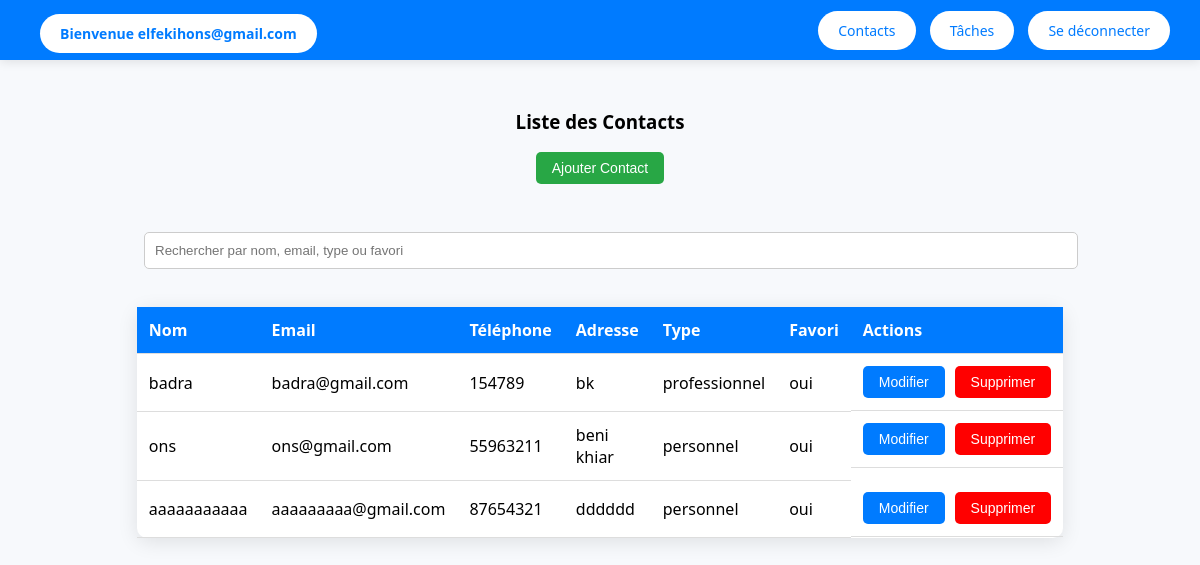
The page /contacts (signed in) on the database its author committed.
### tables this page shows
CREATE TABLE contacts (
    idContact INTEGER PRIMARY KEY AUTOINCREMENT,
    nom TEXT NOT NULL,
    telephone TEXT NOT NULL ,
    email TEXT ,
    adresse TEXT,
    type TEXT CHECK(type IN ('professionnel', 'personnel')),
    favori BOOLEAN DEFAULT 0,
    idUtilisateur INTEGER,
    FOREIGN KEY (idUtilisateur) REFERENCES utilisateurs(idUtilisateur)
);

### app.py (the view)
@app.route("/contacts")
def contacts():
    if "utilisateur_id" not in session:
        return redirect("/login")
    utilisateur_id = session["utilisateur_id"]
    conn = get_db_connection()
    contacts = conn.execute(
        "SELECT * FROM contacts WHERE idUtilisateur = ?",
        (utilisateur_id,)
    ).fetchall()
    nb_personnels = conn.execute(
        "SELECT COUNT(*) FROM contacts WHERE idUtilisateur = ? AND type = 'personnel'",
        (utilisateur_id,)
    ).fetchone()[0]
    nb_professionnels = conn.execute(
        "SELECT COUNT(*) FROM contacts WHERE idUtilisateur = ? AND type = 'professionnel'",
        (utilisateur_id,)
    ).fetchone()[0]
    conn.close()
    return render_template(
        "contacts.html",
        email=session["email"],
        contacts=contacts,
        nb_contacts_personnels=nb_personnels,
        nb_contacts_professionnels=nb_professionnels,
        nb_contacts_total=nb_personnels + nb_professionnels
    )

### app.py (called while the page is built)
def get_db_connection():
    conn = sqlite3.connect("carnet_contactsN.db")
    conn.row_factory = sqlite3.Row
    return conn

### templates/contacts.html (shortened to what this page needs)
<!DOCTYPE html>
<html lang="fr">
<head>
</head>
<body>
    <div class="navbar">
        <h2><a href="/dashboard">Bienvenue {{ email }}</a></h2>
        <div>
            <a href="/contacts">Contacts</a>
            <a href="/taches">Tâches</a>
            <a href="/logout">Se déconnecter</a>
        </div>
    </div>
    <div class="main-content">
        <h3>Liste des Contacts</h3>
        <button class="btn add-contact-btn" id="addContactBtn">Ajouter Contact</button>
<div style="margin-top: 20px; width: 80%;">
    <input type="text" id="searchInput" placeholder="Rechercher par nom, email, type ou favori" style="width: 100%; padding: 10px; border-radius: 5px; border: 1px solid #ccc;">
</div>
        <table>
            <thead>
                <tr>
                    <th>Nom</th>
                    <th>Email</th>
                    <th>Téléphone</th>
                    <th>Adresse</th>
                    <th>Type</th>
                    <th>Favori</th>
                    <th>Actions</th>
                </tr>
            </thead>
            <tbody>
                {% for contact in contacts %}
                    <tr>
                        <td>{{ contact.nom }}</td>
                        <td>{{ contact.email }}</td>
                        <td>{{ contact.telephone }}</td>
                        <td>{{ contact.adresse }}</td>
                        <td>{{ contact.type }}</td>
                        <td>{{ contact.favori }}</td>
                        <td class="action-buttons">
                            <button class="btn" onclick="ouvrirFormulaireModification('{{ contact.idContact }}', '{{ contact.nom }}', '{{ contact.email }}', '{{ contact.telephone }}', '{{ contact.adresse }}', '{{ contact.type }}', '{{ contact.favori }}')">Modifier</button>
                          <button class="btn btn-danger" onclick="confirmerSuppression('{{ contact.idContact }}', '{{ contact.nom }}')">Supprimer</button>
                        </td>
                    </tr>
                {% endfor %}
            </tbody>
        </table>
    </div>
</body>
</html>

### templates/contacts.html (style rules this page uses)
body { margin: 0; font-family: 'Segoe UI', Tahoma, Geneva, Verdana, sans-serif; background-color: #f7f9fc; display: flex; height: 100vh; flex-direction: column; }
a { text-decoration: none; }
.navbar { background-color: #007bff; color: white; padding: 15px 30px; display: flex; justify-content: space-between; align-items: center; box-shadow: 0 2px 10px rgba(0, 0, 0, 0.1); }
.navbar h2 { margin: 0; font-size: 22px; }
.navbar a { background-color: #ffffff; color: #007bff; padding: 10px 20px; border-radius: 25px; transition: background-color 0.3s ease; font-size: 14px; margin-left: 10px; }
.main-content { padding: 30px; flex-grow: 1; display: flex; flex-direction: column; align-items: center; }
table { width: 80%; border-collapse: collapse; margin-top: 30px; background-color: white; border-radius: 10px; box-shadow: 0 4px 20px rgba(0, 0, 0, 0.1); }
th, td { padding: 12px; text-align: left; border-bottom: 1px solid #ddd; }
th { background-color: #007bff; color: white; }
.action-buttons { display: flex; gap: 10px; }
.btn { background-color: #007bff; color: white; padding: 8px 16px; border-radius: 5px; text-align: center; cursor: pointer; font-size: 14px; border: none; transition: background-color 0.3s ease; }
.btn.btn-danger { background-color: red; }
.add-contact-btn { background-color: #28a745; margin-bottom: 20px; }
input[type="text"], input[type="email"], input[type="tel"] { width: 100%; padding: 12px; margin: 8px 0; border-radius: 5px; border: 1px solid #ddd; }

### rows shown on the page
contacts: nom "badra", email "badra@gmail.com", telephone "154789", adresse "bk", type "professionnel", favori "oui"
contacts: nom "ons", email "ons@gmail.com", telephone "55963211", adresse "beni khiar", type "personnel", favori "oui"
contacts: nom "aaaaaaaaaaa", email "aaaaaaaaa@gmail.com", telephone "87654321", adresse "dddddd", type "personnel", favori "oui"

### other values the page prints
{{ email }} "elfekihons@gmail.com"
